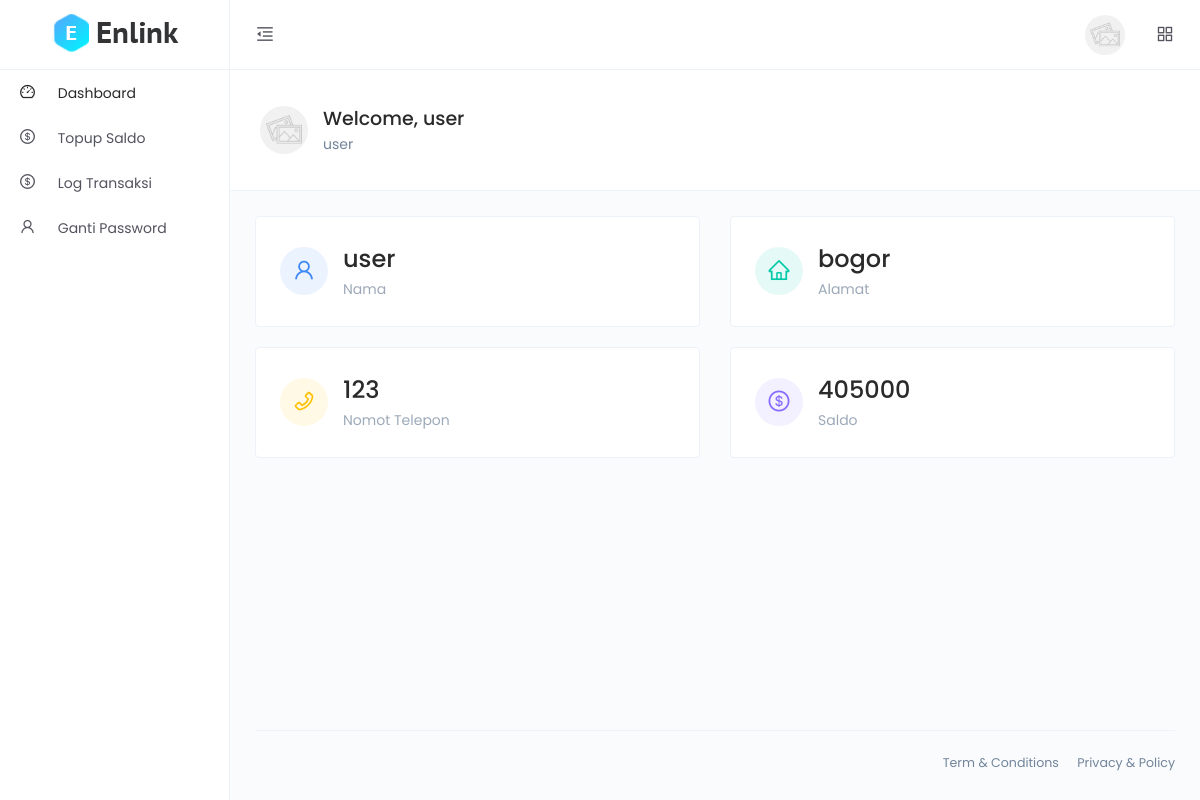
The page /Web/PROJECTkelompok/user/index.php?pesan=berhasil (signed in) on the database its author committed.
### tables this page shows
CREATE TABLE `tb_rfid` (
  `id` int(100) NOT NULL,
  `rfid` varchar(100) NOT NULL,
  `nama` varchar(100) NOT NULL,
  `alamat` varchar(100) NOT NULL,
  `no_telp` varchar(100) NOT NULL,
  `saldo` int(100) NOT NULL
);

### Web/PROJECTkelompok/user/index.php (the view, shortened to what this page needs)
<!DOCTYPE html>
<html lang="en">
<head>
    <link href="../assets/vendors/bootstrap-datepicker/bootstrap-datepicker.min.css" rel="stylesheet">
    <link href="../assets/css/app.min.css" rel="stylesheet">
</head>
<body>
    <div class="app">
        <div class="layout">
            <div class="header">
                <div class="logo logo-dark">
                    <a href="index.html">
                        <img src="../assets/images/logo/logo.png" alt="Logo">
                    </a>
                </div>
                <div class="nav-wrap">
                    <ul class="nav-left">
                        <li class="desktop-toggle">
                            <a href="javascript:void(0);">
                                <i class="anticon"></i>
                            </a>
                        </li>
                    </ul>
                    <ul class="nav-right">
                        <li class="dropdown dropdown-animated scale-left">
                            <div class="pointer" data-toggle="dropdown">
                                <div class="avatar avatar-image  m-h-10 m-r-15">
                                    <img src="../assets/images/avatars/thumb-3.jpg"  alt="">
                                </div>
                            </div>
                        </li>
                        <li>
                            <a href="javascript:void(0);" data-toggle="modal" data-target="#quick-view">
                                <i class="anticon anticon-appstore"></i>
                            </a>
                        </li>
                    </ul>
                </div>
            </div>
            <div class="side-nav">
                <div class="side-nav-inner">
                    <ul class="side-nav-menu scrollable">
                        <li class="nav-item dropdown open">
                            <a class="dropdown-toggle" href="index.php">
                                <span class="icon-holder">
                                    <i class="anticon anticon-dashboard"></i>
                                </span>
                                <span class="title">Dashboard</span>
                            </a>
                        </li>
                        <li class="nav-item dropdown">
                            <a class="dropdown-toggle" href="topup.php">
                                <span class="icon-holder">
                                  <i class="anticon anticon-dollar"></i>
                                </span>
                                <span class="title">Topup Saldo</span>
                            </a>
                        </li>
                        <li class="nav-item dropdown">
                            <a class="dropdown-toggle" href="logtransaksi.php">
                                <span class="icon-holder">
                                  <i class="anticon anticon-dollar"></i>
                                </span>
                                <span class="title">Log Transaksi</span>
                            </a>
                        </li>
                        <li class="nav-item dropdown">
                            <a class="dropdown-toggle" href="gantiPassword.php">
                                <span class="icon-holder">
                                  <i class="anticon anticon-user"></i>
                                </span>
                                <span class="title">Ganti Password</span>
                            </a>
                        </li>
                    </ul>
                </div>
            </div>
            <div class="page-container">
                <div class="main-content">
                    <div class="page-header no-gutters">
                        <div class="d-md-flex align-items-md-center justify-content-between">
                            <div class="media m-v-10 align-items-center">
                                <div class="avatar avatar-image avatar-lg">
                                    <img src="../assets/images/avatars/thumb-3.jpg" alt="">
                                </div>
                                <div class="media-body m-l-15">
                                    <h4 class="m-b-0">Welcome, <?= $_SESSION['nama'] ?></h4>
                                    <span class="text-gray"><?= $_SESSION['role'] ?></span>
                                </div>
                            </div>
                        </div>
                    </div>
                    <?php
                        require "../koneksi.php";
                        $id = $_SESSION['id'];
                        $datatampil = mysqli_query($koneksi, "SELECT * from tb_rfid WHERE rfid = '$id' ");
                        if (is_array($datatampil) || is_object($datatampil)){
                            foreach ($datatampil as $row){
                    ?>
                    <div class="row">
                        <div class="col-md-6 col-lg-6">
                            <div class="card">
                                <div class="card-body">
                                    <div class="media align-items-center">
                                        <div class="avatar avatar-icon avatar-lg avatar-blue">
                                            <i class="anticon anticon-user"></i>
                                        </div>
                                        <div class="m-l-15">
                                            <h2 class="m-b-0"><?= $row['nama']; ?></h2>
                                            <p class="m-b-0 text-muted">Nama</p>
                                        </div>
                                    </div>
                                </div>
                            </div>
                        </div>
                        <div class="col-md-6 col-lg-6">
                            <div class="card">
                                <div class="card-body">
                                    <div class="media align-items-center">
                                        <div class="avatar avatar-icon avatar-lg avatar-cyan">
                                            <i class="anticon anticon-home"></i>
                                        </div>
                                        <div class="m-l-15">
                                            <h2 class="m-b-0"><?= $row['alamat']; ?></h2>
                                            <p class="m-b-0 text-muted">Alamat</p>
                                        </div>
                                    </div>
                                </div>
                            </div>
                        </div>
                        <div class="col-md-6 col-lg-6">
                            <div class="card">
                                <div class="card-body">
                                    <div class="media align-items-center">
                                        <div class="avatar avatar-icon avatar-lg avatar-gold">
                                            <i class="anticon anticon-phone"></i>
                                        </div>
                                        <div class="m-l-15">
                                            <h2 class="m-b-0"><?= $row['no_telp']; ?></h2>
                                            <p class="m-b-0 text-muted">Nomot Telepon</p>
                                        </div>
                                    </div>
                                </div>
                            </div>
                        </div>
                        <div class="col-md-6 col-lg-6">
                            <div class="card">
                                <div class="card-body">
                                    <div class="media align-items-center">
                                        <div class="avatar avatar-icon avatar-lg avatar-purple">
                                            <i class="anticon anticon-dollar"></i>
                                        </div>
                                        <div class="m-l-15">
                                            <h2 class="m-b-0"><?= $row['saldo']; ?></h2>
                                            <p class="m-b-0 text-muted">Saldo</p>
                                        </div>
                                    </div>
                                </div>
                            </div>
                        </div>
                    </div>
                    <?php
                            }
                        }
                    ?>
                </div>
                <footer class="footer">
                    <div class="footer-content">
                        <span>
                            <a href="" class="text-gray m-r-15">Term &amp; Conditions</a>
                            <a href="" class="text-gray">Privacy &amp; Policy</a>
                        </span>
                    </div>
                </footer>
            </div>
        </div>
    </div>
</body>
</html>

### rows shown on the page
tb_rfid: nama "user", alamat "bogor", no_telp "123", saldo "405000"

### other values the page prints
$_SESSION['nama'] "user"
$_SESSION['role'] "user"
